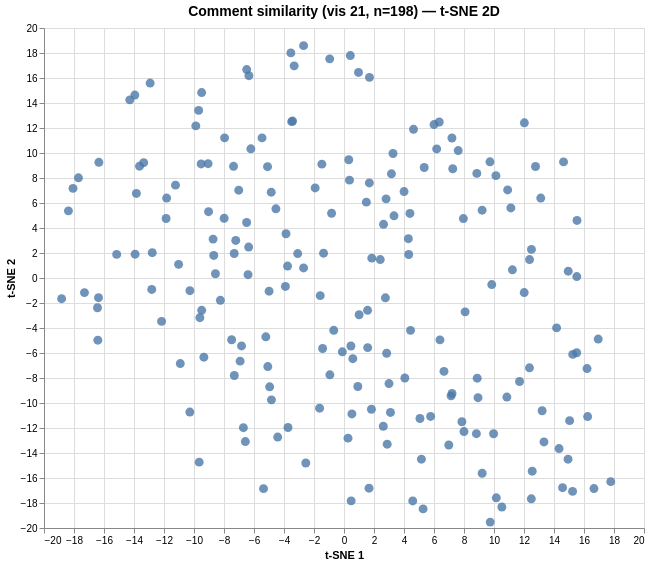

Write the Vega-Lite specification saved for this chart.
### Vega specification from a JSON file in a GitHub repository (floating-point values rounded to 4 significant figures; data arrays with more than 128 entries replaced by an {"elided": "..."} marker saying what was removed)
{"$schema": "https://vega.github.io/schema/vega/v6.json", "data": [{"name": "param_1e9efca18e7a2868_store"}, {"name": "source_0", "values": {"elided": "198 records"}}, {"name": "source_0_x_domain_dim_1", "values": [{"min": -18.82, "max": 17.78}]}, {"name": "source_0_y_domain_dim_2", "values": [{"min": -19.53, "max": 18.59}]}], "signals": [{"name": "unit", "value": {}, "on": [{"events": "pointermove", "update": "isTuple(group()) ? group() : unit"}]}, {"name": "param_1e9efca18e7a2868", "update": "vlSelectionResolve(\"param_1e9efca18e7a2868_store\", \"union\")"}, {"name": "param_1e9efca18e7a2868_dim_1", "on": [{"events": [{"source": "view", "type": "dblclick"}], "update": "null"}, {"events": {"signal": "param_1e9efca18e7a2868_translate_delta"}, "update": "panLinear(param_1e9efca18e7a2868_translate_anchor.extent_x, -param_1e9efca18e7a2868_translate_delta.x / width)"}, {"events": {"signal": "param_1e9efca18e7a2868_zoom_delta"}, "update": "zoomLinear(domain(\"x\"), param_1e9efca18e7a2868_zoom_anchor.x, param_1e9efca18e7a2868_zoom_delta)"}]}, {"name": "param_1e9efca18e7a2868_dim_2", "on": [{"events": [{"source": "view", "type": "dblclick"}], "update": "null"}, {"events": {"signal": "param_1e9efca18e7a2868_translate_delta"}, "update": "panLinear(param_1e9efca18e7a2868_translate_anchor.extent_y, param_1e9efca18e7a2868_translate_delta.y / height)"}, {"events": {"signal": "param_1e9efca18e7a2868_zoom_delta"}, "update": "zoomLinear(domain(\"y\"), param_1e9efca18e7a2868_zoom_anchor.y, param_1e9efca18e7a2868_zoom_delta)"}]}, {"name": "param_1e9efca18e7a2868_tuple", "on": [{"events": [{"signal": "param_1e9efca18e7a2868_dim_1 || param_1e9efca18e7a2868_dim_2"}], "update": "param_1e9efca18e7a2868_dim_1 && param_1e9efca18e7a2868_dim_2 ? {unit: \"\", fields: param_1e9efca18e7a2868_tuple_fields, values: [param_1e9efca18e7a2868_dim_1,param_1e9efca18e7a2868_dim_2]} : null"}]}, {"name": "param_1e9efca18e7a2868_tuple_fields", "value": [{"field": "dim_1", "channel": "x", "type": "R"}, {"field": "dim_2", "channel": "y", "type": "R"}]}, {"name": "param_1e9efca18e7a2868_translate_anchor", "value": {}, "on": [{"events": [{"source": "scope", "type": "pointerdown"}], "update": "{x: x(unit), y: y(unit), extent_x: domain(\"x\"), extent_y: domain(\"y\")}"}]}, {"name": "param_1e9efca18e7a2868_translate_delta", "value": {}, "on": [{"events": [{"source": "window", "between": [{"source": "scope", "type": "pointerdown"}, {"source": "window", "type": "pointerup"}], "consume": true, "type": "pointermove"}], "update": "{x: param_1e9efca18e7a2868_translate_anchor.x - x(unit), y: param_1e9efca18e7a2868_translate_anchor.y - y(unit)}"}]}, {"name": "param_1e9efca18e7a2868_zoom_anchor", "on": [{"events": [{"source": "scope", "consume": true, "type": "wheel"}], "update": "{x: invert(\"x\", x(unit)), y: invert(\"y\", y(unit))}"}]}, {"name": "param_1e9efca18e7a2868_zoom_delta", "on": [{"events": [{"source": "scope", "type": "wheel", "consume": true}], "update": "pow(1.001, event.deltaY * pow(16, event.deltaMode))", "force": true}]}, {"name": "param_1e9efca18e7a2868_modify", "on": [{"events": {"signal": "param_1e9efca18e7a2868_tuple"}, "update": "modify(\"param_1e9efca18e7a2868_store\", param_1e9efca18e7a2868_tuple, true)"}]}], "marks": [{"type": "symbol", "name": "marks", "from": {"data": "source_0"}, "encode": {"update": {"fill": {"value": "#4c78a8"}, "shape": {"value": "circle"}, "opacity": {"value": 0.8}, "size": {"value": 80}, "tooltip": {"signal": "{\"Comment #\": format(datum[\"index\"], \"\"), \"Comment\": isValid(datum[\"comment\"]) ? datum[\"comment\"] : \"\"+datum[\"comment\"]}"}, "y": {"field": "dim_2", "scale": "y"}, "x": {"field": "dim_1", "scale": "x"}}}, "style": ["circle"], "interactive": true, "clip": true}], "scales": [{"name": "x", "type": "linear", "domain": [{"signal": "(data(\"source_0_x_domain_dim_1\")[0] || {}).min"}, {"signal": "(data(\"source_0_x_domain_dim_1\")[0] || {}).max"}], "range": [0, {"signal": "width"}], "zero": true, "domainRaw": {"signal": "param_1e9efca18e7a2868[\"dim_1\"]"}, "nice": true}, {"name": "y", "type": "linear", "domain": [{"signal": "(data(\"source_0_y_domain_dim_2\")[0] || {}).min"}, {"signal": "(data(\"source_0_y_domain_dim_2\")[0] || {}).max"}], "range": [{"signal": "height"}, 0], "zero": true, "domainRaw": {"signal": "param_1e9efca18e7a2868[\"dim_2\"]"}, "nice": true}], "axes": [{"scale": "x", "orient": "bottom", "zindex": 0, "labels": false, "tickCount": {"signal": "ceil(width/40)"}, "domain": false, "maxExtent": 0, "minExtent": 0, "gridScale": "y", "ticks": false, "grid": true, "aria": false}, {"scale": "y", "maxExtent": 0, "domain": false, "grid": true, "gridScale": "x", "labels": false, "zindex": 0, "orient": "left", "tickCount": {"signal": "ceil(height/40)"}, "aria": false, "ticks": false, "minExtent": 0}, {"scale": "x", "tickCount": {"signal": "ceil(width/40)"}, "zindex": 0, "labelFlush": true, "title": "t-SNE 1", "orient": "bottom", "grid": false, "labelOverlap": true}, {"scale": "y", "labelOverlap": true, "tickCount": {"signal": "ceil(height/40)"}, "zindex": 0, "title": "t-SNE 2", "grid": false, "orient": "left"}], "title": {"text": "Comment similarity (vis 21, n=198) — t-SNE 2D", "fontSize": 14, "frame": "group"}, "height": 500, "padding": 5, "style": "cell", "width": 600, "background": "white"}
